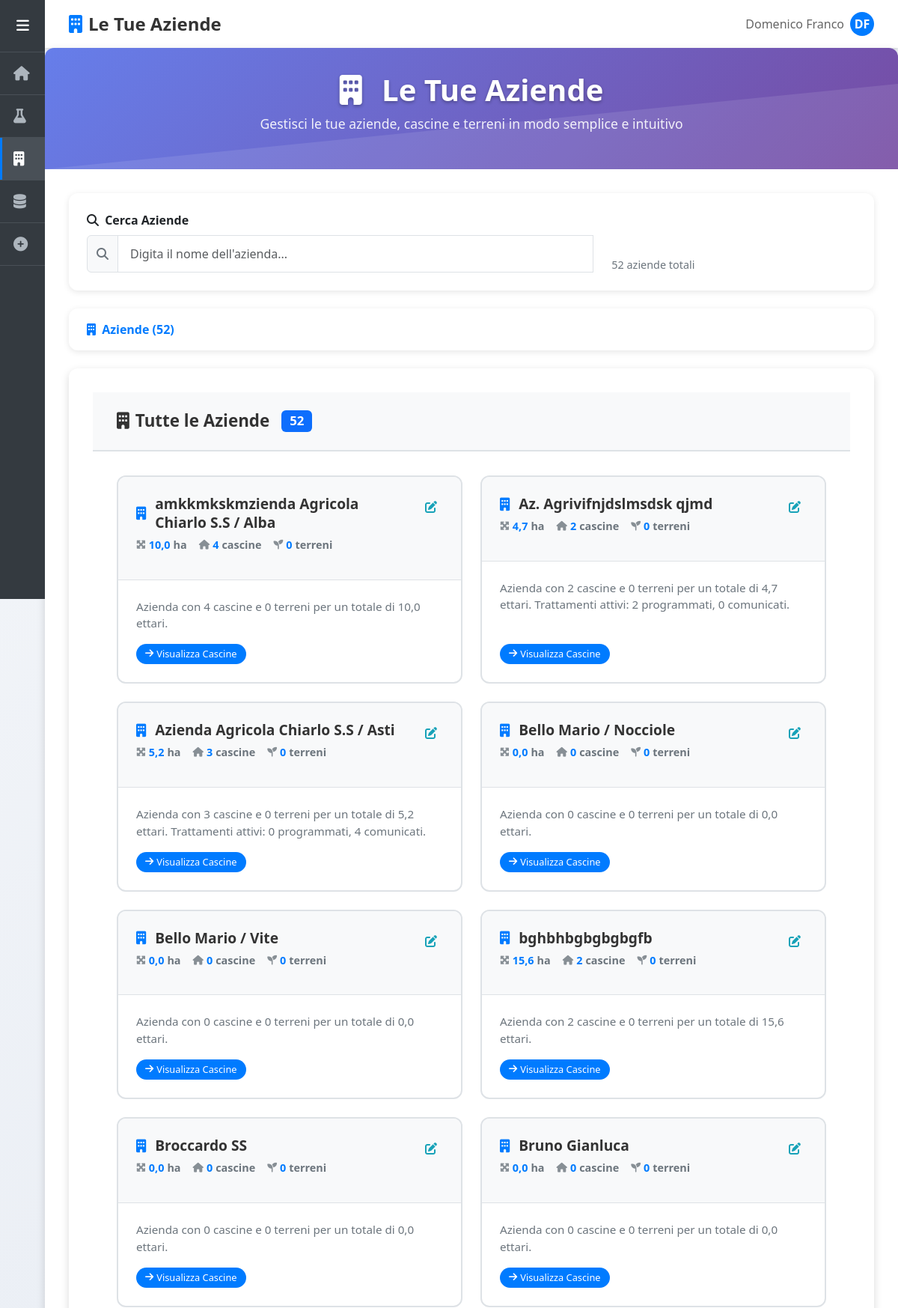
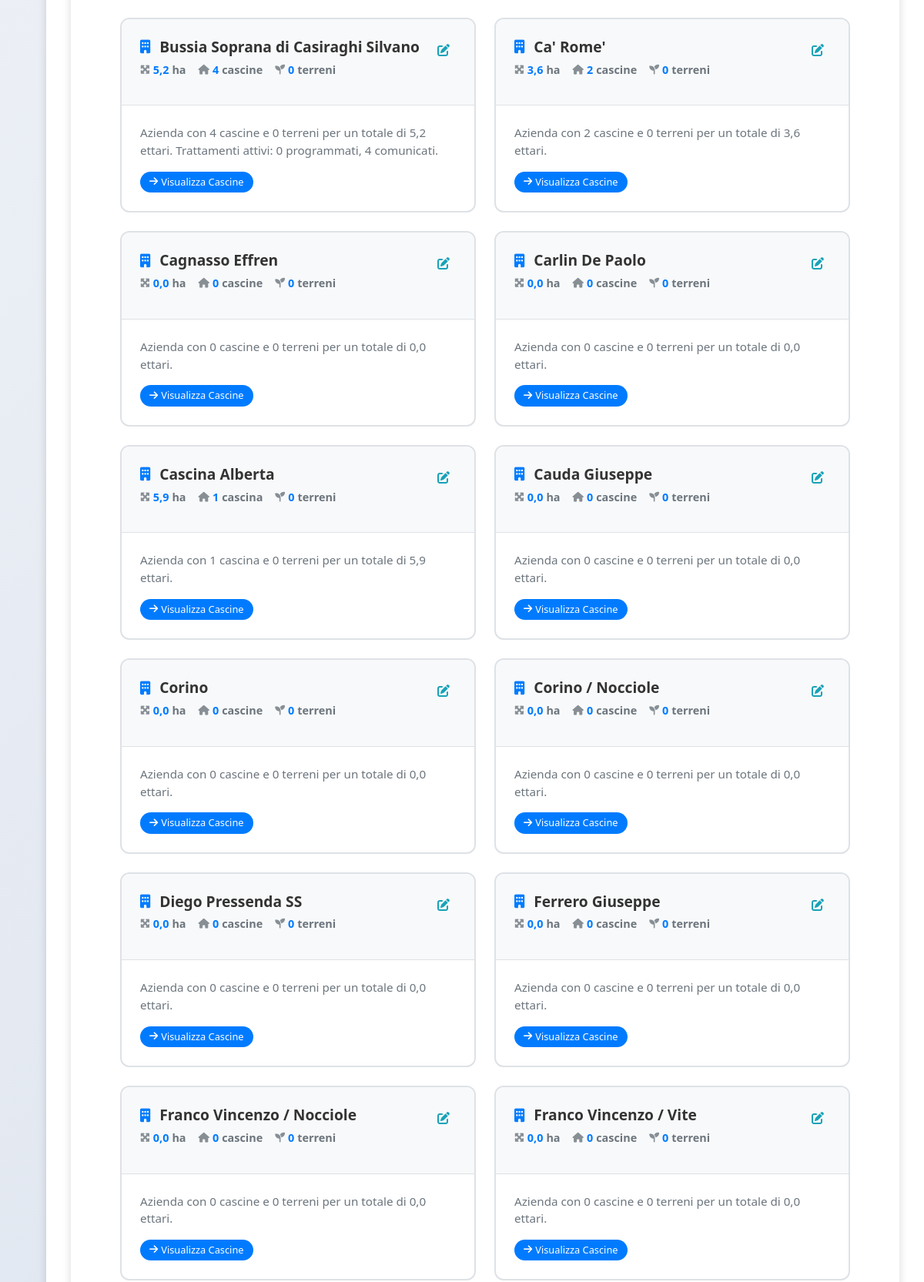
The app's page /aziende/ (upper part) with its own data (2 pictures, top to bottom).
### domenico/models.py (models this page shows, shortened)
class Cliente(models.Model):
    nome = models.CharField(max_length=200)
    creato_il = models.DateTimeField(auto_now_add=True)

### domenico/views.py (the view)
# urls.py: path('aziende/', views.aziende, name='aziende'),
def aziende(request):
    from django.db.models import Sum, Count, Q
    from django.db.models.functions import Lower
    search_query = request.GET.get('search', '').strip()
    clienti = Cliente.objects.prefetch_related(
        'cascine__terreni',
        'cascine__contoterzista',
        'trattamenti'
    ).annotate(
        superficie_totale=Sum('cascine__terreni__superficie'),
        trattamenti_programmati=Count(
            'trattamenti',
            filter=Q(trattamenti__stato='programmato')
        ),
        trattamenti_comunicati=Count(
            'trattamenti',
            filter=Q(trattamenti__stato='comunicato')
        )
    )
    if search_query:
        clienti = clienti.filter(
            nome__icontains=search_query
        )
    clienti = clienti.order_by(Lower('nome'))
    aziende_tree = []
    for cliente in clienti:
        cliente_data = {
            'id': cliente.id,
            'nome': cliente.nome,
            'superficie_totale': cliente.superficie_totale or 0,
            'trattamenti_programmati': cliente.trattamenti_programmati,
            'trattamenti_comunicati': cliente.trattamenti_comunicati,
            'cascine': []
        }
        cascine_ordinate = cliente.cascine.all().order_by(Lower('nome'))
        for cascina in cascine_ordinate:
            superficie_cascina = sum(terreno.superficie for terreno in cascina.terreni.all())
            cascina_data = {
                'id': cascina.id,
                'nome': cascina.nome,
                'superficie_totale': superficie_cascina,
                'contoterzista': cascina.contoterzista.nome if cascina.contoterzista else None,
                'contoterzista_id': cascina.contoterzista.id if cascina.contoterzista else None,
                'trattamenti_programmati': 0,  # Calcolo semplificato
                'trattamenti_comunicati': 0,   # Calcolo semplificato
                'terreni': list(cascina.terreni.all().order_by(Lower('nome')))
            }
            cliente_data['cascine'].append(cascina_data)
        aziende_tree.append(cliente_data)
    context = {
        'aziende_tree': aziende_tree,
        'search_query': search_query,
        'total_count': len(aziende_tree)
    }
    return render(request, 'aziende.html', context)

### domenico/templatetags/aziende_extras.py (called while the page is built)
@register.filter
def total_terreni(cascine_list):
    total = 0
    for cascina in cascine_list:
        if hasattr(cascina, 'terreni'):
            total += len(cascina['terreni']) if isinstance(cascina, dict) else cascina.terreni.count()
        elif isinstance(cascina, dict) and 'terreni_count' in cascina:
            total += cascina['terreni_count']
    return total

### domenico/templates/aziende.html (shortened to what this page needs)
{% extends 'base.html' %}
{% load aziende_extras %}
{% block page_title %}Le Tue Aziende{% endblock %}
{% block page_icon %}<i class="fas fa-building"></i>{% endblock %}
{% block content %}
<div class="page-header">
    <div class="page-header-content">
        <h1>
            <i class="fas fa-building me-3"></i>
            Le Tue Aziende
        </h1>
        <p>Gestisci le tue aziende, cascine e terreni in modo semplice e intuitivo</p>
    </div>
</div>
<div class="search-section">
    <div class="row align-items-end">
        <div class="col-md-8">
            <label for="searchInput" class="form-label">
                <i class="fas fa-search me-1"></i>
                <strong>Cerca Aziende</strong>
            </label>
            <div class="search-box">
                <div class="input-group">
                    <span class="input-group-text">
                        <i class="fas fa-search"></i>
                    </span>
                    <input type="text"
                           class="form-control"
                           id="searchInput"
                           placeholder="Digita il nome dell'azienda..."
                           autocomplete="off">
                </div>
            </div>
        </div>
        <div class="col-md-4">
            <div class="search-stats" id="searchStats">
                {{ aziende_tree|length }} aziend{{ aziende_tree|length|pluralize:"a,e" }} total{{ aziende_tree|length|pluralize:"e,i" }}
            </div>
        </div>
    </div>
</div>
<div class="breadcrumb-container">
    <nav aria-label="breadcrumb">
        <ol class="breadcrumb" id="breadcrumb">
            <li class="breadcrumb-item active">
                <i class="fas fa-building me-1"></i>
                Aziende (<span id="breadcrumbCount">{{ aziende_tree|length }}</span>)
            </li>
        </ol>
    </nav>
</div>
<div class="content-area">
    <div class="content-header">
        <h2 class="content-title">
            <i class="fas fa-building"></i>
            Tutte le Aziende
            <span class="badge bg-primary ms-2" id="contentBadge">{{ aziende_tree|length }}</span>
        </h2>
    </div>
    <div class="items-grid" id="itemsGrid">
        {% for cliente in aziende_tree %}
        <div class="item-card clickable"
             data-search-name="{{ cliente.nome|lower }}"
             onclick="navigateToCascine({{ cliente.id }}, '{{ cliente.nome|escapejs }}')">
            <div class="item-header">
                <div class="item-title">
                    <div class="item-title-content">
                        <div class="item-title-text">
                            <i class="fas fa-building item-icon"></i>
                            <span class="item-name">{{ cliente.nome }}</span>
                        </div>
                        <div class="item-stats">
                            <div class="stat-item">
                                <i class="fas fa-expand-arrows-alt stat-icon"></i>
                                <span class="stat-value">{{ cliente.superficie_totale|floatformat:1 }}</span> ha
                            </div>
                            <div class="stat-item">
                                <i class="fas fa-home stat-icon"></i>
                                <span class="stat-value">{{ cliente.cascine|length }}</span> cascin{{ cliente.cascine|length|pluralize:"a,e" }}
                            </div>
                            <div class="stat-item">
                                <i class="fas fa-seedling stat-icon"></i>
                                <span class="stat-value">{{ cliente.cascine|total_terreni }}</span> terren{{ cliente.cascine|total_terreni|pluralize:"o,i" }}
                            </div>
                        </div>
                    </div>
                    <i class="fas fa-edit edit-icon" onclick="editItem(event, {{ cliente.id }}, 'azienda', '{{ cliente.nome|escapejs }}')" title="Modifica azienda"></i>
                </div>
            </div>
            <div class="item-content">
                <div class="item-description">
                    Azienda con {{ cliente.cascine|length }} cascin{{ cliente.cascine|length|pluralize:"a,e" }} e {{ cliente.cascine|total_terreni }} terren{{ cliente.cascine|total_terreni|pluralize:"o,i" }} per un totale di {{ cliente.superficie_totale|floatformat:1 }} ettari.
                    {% if cliente.trattamenti_programmati or cliente.trattamenti_comunicati %}
                        Trattamenti attivi: {{ cliente.trattamenti_programmati }} programmat{{ cliente.trattamenti_programmati|pluralize:"o,i" }}, {{ cliente.trattamenti_comunicati }} comunicat{{ cliente.trattamenti_comunicati|pluralize:"o,i" }}.
                    {% endif %}
                </div>
                <div class="item-badge">
                    <i class="fas fa-arrow-right"></i>
                    Visualizza Cascine
                </div>
            </div>
        </div>
        {% empty %}
        <div class="empty-state">
            <i class="fas fa-building"></i>
            <h4>Nessuna Azienda Trovata</h4>
            <p>Non ci sono aziende da visualizzare. Aggiungi la tua prima azienda per iniziare.</p>
        </div>
        {% endfor %}
    </div>
</div>
{% endblock %}

### domenico/templates/base.html (style rules this page uses)
:root { --sidebar-width: 60px; --sidebar-expanded-width: 200px; --sidebar-bg: #343a40; --sidebar-hover: #495057; --primary-color: #007bff; }
body { background-color: #f8f9fa; font-family: 'Segoe UI', Tahoma, Geneva, Verdana, sans-serif; }
.page-title i { margin-right: 0.5rem; color: var(--primary-color); }
.content-area { padding: 2rem; }

### domenico/templates/aziende.html (style rules this page uses)
:root { --primary-color: #007bff; --success-color: #28a745; --warning-color: #ffc107; --info-color: #17a2b8; --danger-color: #dc3545; --light-bg: #f8f9fa; --border-color: #dee2e6; --shadow: 0 2px 8px rgba(0,0,0,0.1); --shadow-lg: 0 4px 12px rgba(0,0,0,0.15); --border-radius: 12px; --gradient-primary: linear-gradient(135deg, #667eea 0%, #764ba2 100%); --gradient-success: linear-gradient(135deg, #11998e 0%, #38ef7d 100%); }
body { background: linear-gradient(135deg, #f5f7fa 0%, #c3cfe2 100%); min-height: 100vh; }
.page-header { background: var(--gradient-primary); color: white; padding: 2rem 0; margin: -2rem -2rem 2rem -2rem; text-align: center; position: relative; overflow: hidden; }
.page-header::before { content: ''; position: absolute; top: 0; left: 0; right: 0; bottom: 0; background-size: cover; }
.page-header-content { position: relative; z-index: 2; }
.page-header h1 { font-size: 2.5rem; font-weight: 700; margin-bottom: 0.5rem; text-shadow: 0 2px 4px rgba(0,0,0,0.3); }
.page-header p { font-size: 1.1rem; opacity: 0.9; font-weight: 300; }
.search-section { background: white; padding: 1.5rem; border-radius: var(--border-radius); box-shadow: var(--shadow); margin-bottom: 1.5rem; }
.search-box { position: relative; }
.search-box .input-group-text { background-color: var(--light-bg); border-color: var(--border-color); color: #6c757d; }
.search-box .form-control { border-color: var(--border-color); font-size: 1rem; padding: 0.75rem 1rem; }
.search-stats { margin-top: 0.5rem; font-size: 0.9rem; color: #6c757d; }
.breadcrumb-container { background: white; padding: 1rem 1.5rem; border-radius: var(--border-radius); box-shadow: var(--shadow); margin-bottom: 1.5rem; }
.breadcrumb { margin: 0; background: none; padding: 0; font-size: 1rem; }
.breadcrumb-item { font-weight: 500; }
.breadcrumb-item.active { color: var(--primary-color); font-weight: 600; }
.content-area { background: white; border-radius: var(--border-radius); box-shadow: var(--shadow-lg); overflow: hidden; margin-bottom: 2rem; }
.content-header { background: var(--light-bg); padding: 1.5rem 2rem; border-bottom: 2px solid var(--border-color); display: flex; justify-content: space-between; align-items: center; }
.content-title { font-size: 1.4rem; font-weight: 600; color: #333; margin: 0; display: flex; align-items: center; gap: 0.5rem; }
.items-grid { display: grid; grid-template-columns: repeat(auto-fill, minmax(350px, 1fr)); gap: 1.5rem; padding: 2rem; }
.item-card { background: white; border: 2px solid var(--border-color); border-radius: var(--border-radius); transition: all 0.3s ease; cursor: pointer; position: relative; overflow: hidden; min-height: 200px; display: flex; flex-direction: column; }
.item-card.clickable { cursor: pointer; }
.item-header { background: var(--light-bg); padding: 1.5rem; border-bottom: 1px solid var(--border-color); flex-shrink: 0; }
.item-title { font-size: 1.2rem; font-weight: 600; color: #333; margin-bottom: 0.75rem; display: flex; justify-content: space-between; align-items: flex-start; line-height: 1.3; }
.item-title-content { flex: 1; min-width: 0; }
.item-title-text { display: flex; align-items: center; gap: 0.75rem; }
.item-icon { color: var(--primary-color); font-size: 1.1rem; }
.edit-icon { color: var(--info-color); font-size: 1rem; cursor: pointer; padding: 0.5rem; border-radius: 6px; transition: all 0.3s ease; flex-shrink: 0; margin-left: 0.5rem; }
.item-stats { display: flex; flex-wrap: wrap; gap: 1rem; margin-top: 0.5rem; }
.stat-item { font-size: 0.9rem; color: #6c757d; display: flex; align-items: center; gap: 0.25rem; }
.stat-value { font-weight: 600; color: var(--primary-color); }
.stat-icon { font-size: 0.8rem; opacity: 0.8; }
.item-content { padding: 1.5rem; flex: 1; display: flex; flex-direction: column; justify-content: space-between; }
.item-description { color: #6c757d; font-size: 0.95rem; line-height: 1.5; margin-bottom: 1rem; }
.item-badge { background: var(--primary-color); color: white; padding: 0.25rem 0.75rem; border-radius: 15px; font-size: 0.8rem; font-weight: 500; align-self: flex-start; display: flex; align-items: center; gap: 0.25rem; }

### records on screen
Cliente: nome "amkkmkskmzienda Agricola Chiarlo S.S / Alba"
Cliente: nome "Az. Agrivifnjdslmsdsk qjmd"
Cliente: nome "Azienda Agricola Chiarlo S.S / Asti"
Cliente: nome "Bello Mario / Nocciole"
Cliente: nome "Bello Mario / Vite"
Cliente: nome "bghbhbgbgbgbgfb"
Cliente: nome "Broccardo SS"
Cliente: nome "Bruno Gianluca"
Cliente: nome "Bussia Soprana di Casiraghi Silvano"
Cliente: nome "Ca' Rome'"
Cliente: nome "Cagnasso Effren"
Cliente: nome "Carlin De Paolo"
Cliente: nome "Cascina Alberta"
Cliente: nome "Cauda Giuseppe"
Cliente: nome "Corino"
Cliente: nome "Corino / Nocciole"
Cliente: nome "Diego Pressenda SS"
Cliente: nome "Ferrero Giuseppe"
Cliente: nome "Franco Vincenzo / Nocciole"
Cliente: nome "Franco Vincenzo / Vite"

### other values on screen
{{ aziende_tree|length }} "52"
{{ cliente.superficie_totale|floatformat:1 }} "10,0" "4,7" "5,2" "0,0" "0,0" "15,6" "0,0" "0,0" "5,2" "3,6" "0,0" "0,0" "5,9" "0,0" "0,0" "0,0" "0,0" "0,0" "0,0" "0,0"
{{ cliente.cascine|length }} "4" "2" "3" "0" "0" "2" "0" "0" "4" "2" "0" "0" "1" "0" "0" "0" "0" "0" "0" "0"
{{ cliente.cascine|total_terreni }} "0" "0" "0" "0" "0" "0" "0" "0" "0" "0" "0" "0" "0" "0" "0" "0" "0" "0" "0" "0"
{{ cliente.trattamenti_programmati }} "2" "0" "0"
{{ cliente.trattamenti_comunicati }} "0" "4" "4"
